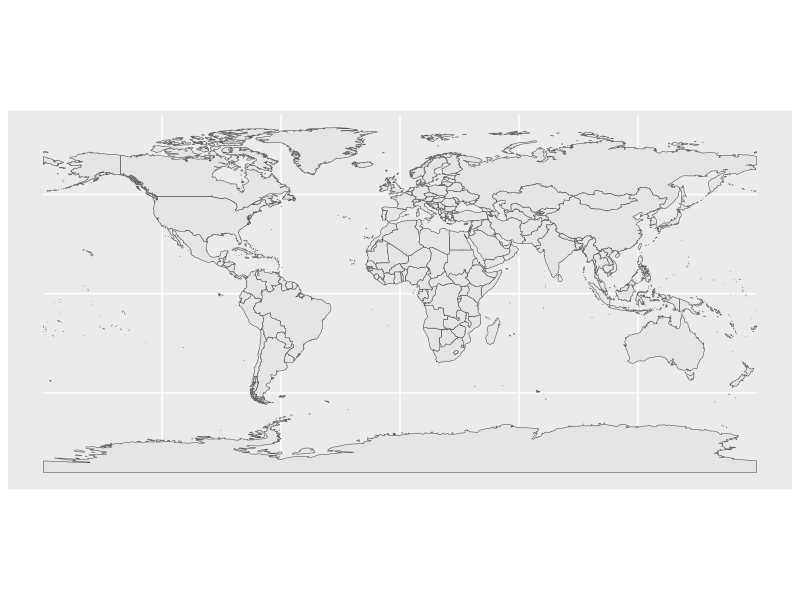
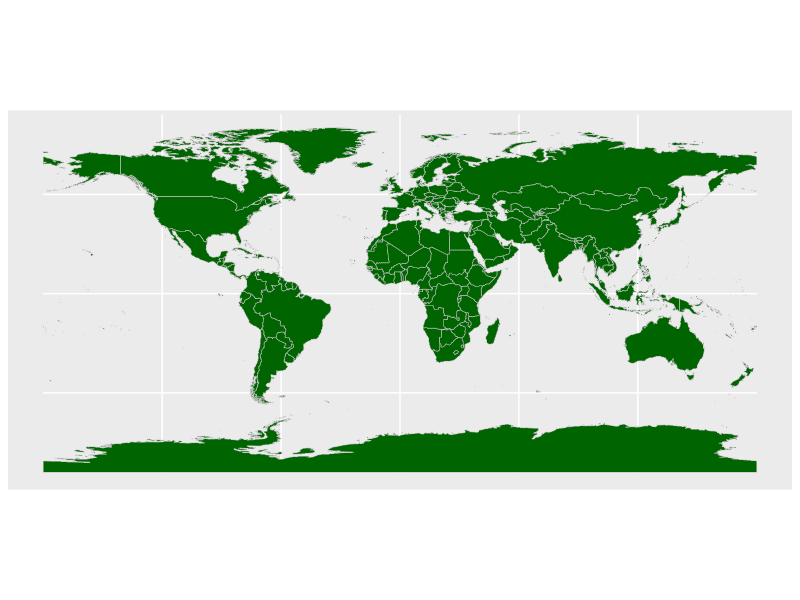
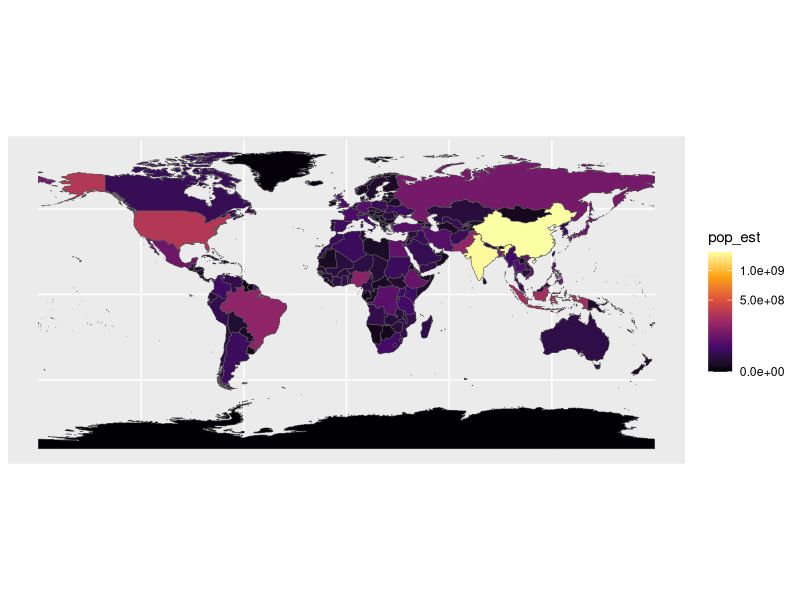
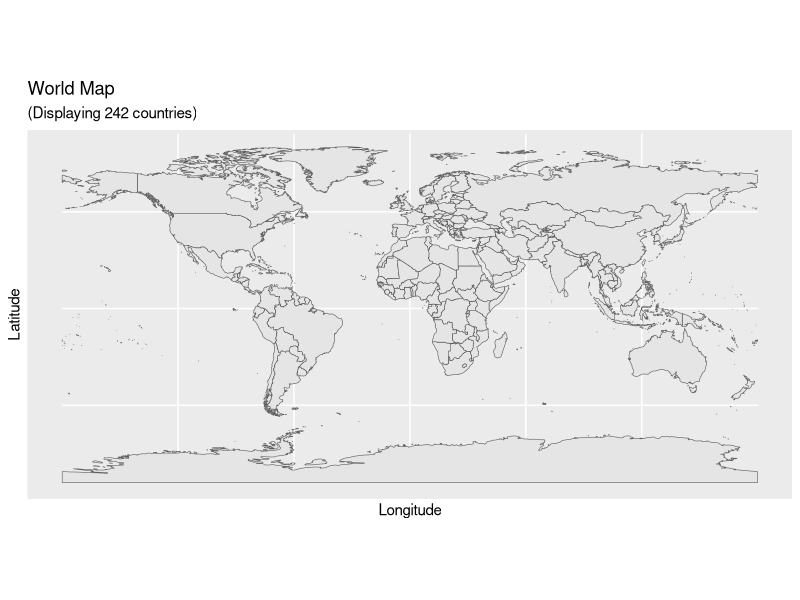
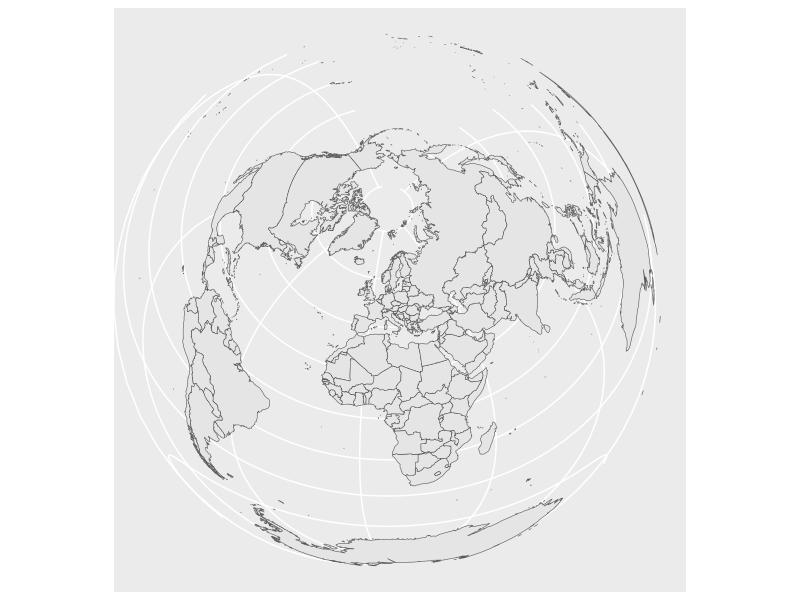

The R source for these figures, in order:
library(ggplot2)
library(sf)
library(rnaturalearth)
library(rnaturalearthdata)

world <- ne_countries(scale="medium",returnclass="sf")                           #get natural earth world country polygons
class(world)                                                                     #get the class of object "world"

ggplot(data=world)+
  geom_sf()                                                                      #plot the worldmap with ggplot2

ggplot(data=world)+
  geom_sf(color="grey",fill="darkgreen")                                         #plt the world map in green with grey boundaries

ggplot(data=world)+
  geom_sf(aes(fill=pop_est))+
  scale_fill_viridis_c(option="inferno", trans="sqrt")                           #plot the world map coloured by population

ggplot(data=world)+
  geom_sf()+
  xlab("Longitude")+
  ylab("Latitude")+
  ggtitle("World Map", 
          subtitle=paste0("(Displaying ",
                          length(unique(world$name)), 
                          " countries)"))                                        #plot the world map and add axis text and title that says how many countries are plotted

ggplot(data=world)+
  geom_sf()+
  coord_sf(crs="+proj=laea 
           +lat_0=52 
           +lon_0=10 
           +x_0=4321000 
           +y_0=3210000 
           +ellps=GRS80 
           +units=m +no_defs ")                                                  #plot the world map as a globe
